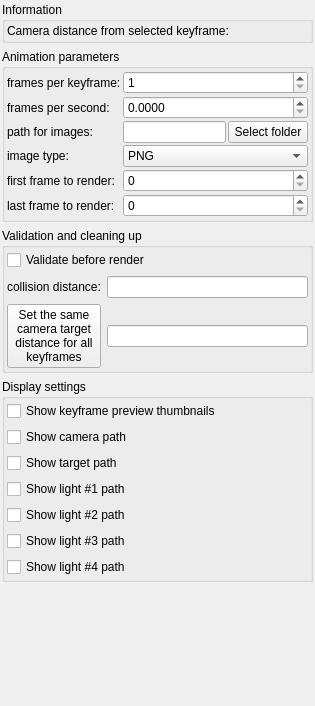
           <widget class="QWidget" name="scrollAreaWidgetContents_keyframeAnimationParameters">
            <property name="geometry">
             <rect>
              <x>0</x>
              <y>0</y>
              <width>315</width>
              <height>706</height>
             </rect>
            </property>
            <layout class="QVBoxLayout" name="verticalLayout_92">
             <property name="leftMargin">
              <number>2</number>
             </property>
             <property name="topMargin">
              <number>2</number>
             </property>
             <property name="rightMargin">
              <number>2</number>
             </property>
             <property name="bottomMargin">
              <number>2</number>
             </property>
             <item>
              <widget class="QGroupBox" name="groupBox_4">
               <property name="title">
                <string>Information</string>
               </property>
               <layout class="QVBoxLayout" name="verticalLayout_4">
                <property name="leftMargin">
                 <number>2</number>
                </property>
                <property name="topMargin">
                 <number>2</number>
                </property>
                <property name="rightMargin">
                 <number>2</number>
                </property>
                <property name="bottomMargin">
                 <number>2</number>
                </property>
                <item>
                 <widget class="QLabel" name="label_camera_distance_from_keyframe">
                  <property name="text">
                   <string>Camera distance from selected keyframe: </string>
                  </property>
                  <property name="wordWrap">
                   <bool>true</bool>
                  </property>
                 </widget>
                </item>
               </layout>
              </widget>
             </item>
             <item>
              <widget class="QGroupBox" name="groupBox">
               <property name="title">
                <string>Animation parameters</string>
               </property>
               <layout class="QVBoxLayout" name="verticalLayout">
                <property name="leftMargin">
                 <number>2</number>
                </property>
                <property name="topMargin">
                 <number>2</number>
                </property>
                <property name="rightMargin">
                 <number>2</number>
                </property>
                <property name="bottomMargin">
                 <number>2</number>
                </property>
                <item>
                 <layout class="QGridLayout" name="gridLayout_52">
                  <property name="spacing">
                   <number>2</number>
                  </property>
                  <item row="0" column="0">
                   <widget class="QLabel" name="label_219">
                    <property name="text">
                     <string>frames per keyframe:</string>
                    </property>
                   </widget>
                  </item>
                  <item row="2" column="0">
                   <widget class="QLabel" name="label_177">
                    <property name="text">
                     <string>path for images:</string>
                    </property>
                   </widget>
                  </item>
                  <item row="3" column="0">
                   <widget class="QLabel" name="label_150">
                    <property name="text">
                     <string>image type:</string>
                    </property>
                   </widget>
                  </item>
                  <item row="3" column="1" colspan="2">
                   <widget class="MyComboBox" name="comboBox_keyframe_animation_image_type">
                    <property name="sizePolicy">
                     <sizepolicy hsizetype="Preferred" vsizetype="Maximum">
                      <horstretch>0</horstretch>
                      <verstretch>0</verstretch>
                     </sizepolicy>
                    </property>
                    <property name="toolTip">
                     <string>&lt;html&gt;&lt;head/&gt;&lt;body&gt;&lt;p&gt;Selection for image format for animation frames.&lt;/p&gt;&lt;p&gt;For more image format settings go to to &lt;span style=&quot; font-style:italic;&quot;&gt;File/Program Preferences&lt;/span&gt;&lt;/p&gt;&lt;/body&gt;&lt;/html&gt;</string>
                    </property>
                    <item>
                     <property name="text">
                      <string>PNG</string>
                     </property>
                    </item>
                    <item>
                     <property name="text">
                      <string>JPG</string>
                     </property>
                    </item>
                    <item>
                     <property name="text">
                      <string>EXR</string>
                     </property>
                    </item>
                    <item>
                     <property name="text">
                      <string>TIFF</string>
                     </property>
                    </item>
                   </widget>
                  </item>
                  <item row="2" column="1">
                   <widget class="MyLineEdit" name="text_anim_keyframe_dir">
                    <property name="sizePolicy">
                     <sizepolicy hsizetype="Expanding" vsizetype="Maximum">
                      <horstretch>0</horstretch>
                      <verstretch>0</verstretch>
                     </sizepolicy>
                    </property>
                    <property name="toolTip">
                     <string>&lt;html&gt;&lt;head/&gt;&lt;body&gt;&lt;p&gt;Path to stored rendered animation frames.&lt;/p&gt;&lt;/body&gt;&lt;/html&gt;</string>
                    </property>
                   </widget>
                  </item>
                  <item row="2" column="2">
                   <widget class="QPushButton" name="button_selectAnimKeyframeImageDir">
                    <property name="sizePolicy">
                     <sizepolicy hsizetype="Minimum" vsizetype="Maximum">
                      <horstretch>0</horstretch>
                      <verstretch>0</verstretch>
                     </sizepolicy>
                    </property>
                    <property name="text">
                     <string>Select folder</string>
                    </property>
                   </widget>
                  </item>
                  <item row="4" column="0">
                   <widget class="QLabel" name="label_213">
                    <property name="text">
                     <string>first frame to render:</string>
                    </property>
                   </widget>
                  </item>
                  <item row="5" column="0">
                   <widget class="QLabel" name="label_217">
                    <property name="text">
                     <string>last frame to render:</string>
                    </property>
                   </widget>
                  </item>
                  <item row="1" column="0">
                   <widget class="QLabel" name="label_222">
                    <property name="text">
                     <string>frames per second:</string>
                    </property>
                   </widget>
                  </item>
                  <item row="1" column="1" colspan="2">
                   <widget class="MyDoubleSpinBox" name="spinbox_keyframe_frames_per_second">
                    <property name="sizePolicy">
                     <sizepolicy hsizetype="Minimum" vsizetype="Maximum">
                      <horstretch>0</horstretch>
                      <verstretch>0</verstretch>
                     </sizepolicy>
                    </property>
                    <property name="prefix">
                     <string/>
                    </property>
                    <property name="suffix">
                     <string/>
                    </property>
                    <property name="decimals">
                     <number>4</number>
                    </property>
                    <property name="maximum">
                     <double>18000.000000000000000</double>
                    </property>
                    <property name="singleStep">
                     <double>0.100000000000000</double>
                    </property>
                   </widget>
                  </item>
                  <item row="0" column="1" colspan="2">
                   <widget class="MySpinBox" name="spinboxInt_frames_per_keyframe">
                    <property name="sizePolicy">
                     <sizepolicy hsizetype="Minimum" vsizetype="Maximum">
                      <horstretch>0</horstretch>
                      <verstretch>0</verstretch>
                     </sizepolicy>
                    </property>
                    <property name="toolTip">
                     <string>&lt;html&gt;&lt;head/&gt;&lt;body&gt;&lt;p&gt;It sets how many frames will be interpolated for each keyframe. &lt;/p&gt;&lt;p&gt;Total number of animation frames is 'number of keyframes' multiplied by 'frames per keyframe' &lt;/p&gt;&lt;/body&gt;&lt;/html&gt;</string>
                    </property>
                    <property name="minimum">
                     <number>1</number>
                    </property>
                    <property name="maximum">
                     <number>10000</number>
                    </property>
                   </widget>
                  </item>
                  <item row="4" column="1" colspan="2">
                   <widget class="MySpinBox" name="spinboxInt_keyframe_first_to_render">
                    <property name="sizePolicy">
                     <sizepolicy hsizetype="Minimum" vsizetype="Maximum">
                      <horstretch>0</horstretch>
                      <verstretch>0</verstretch>
                     </sizepolicy>
                    </property>
                    <property name="toolTip">
                     <string>&lt;html&gt;&lt;head/&gt;&lt;body&gt;&lt;p&gt;Limits range of frames to render&lt;/p&gt;&lt;/body&gt;&lt;/html&gt;</string>
                    </property>
                    <property name="minimum">
                     <number>0</number>
                    </property>
                    <property name="maximum">
                     <number>99999</number>
                    </property>
                    <property name="singleStep">
                     <number>1</number>
                    </property>
                    <property name="value">
                     <number>0</number>
                    </property>
                   </widget>
                  </item>
                  <item row="5" column="1" colspan="2">
                   <widget class="MySpinBox" name="spinboxInt_keyframe_last_to_render">
                    <property name="sizePolicy">
                     <sizepolicy hsizetype="Minimum" vsizetype="Maximum">
                      <horstretch>0</horstretch>
                      <verstretch>0</verstretch>
                     </sizepolicy>
                    </property>
                    <property name="toolTip">
                     <string>&lt;html&gt;&lt;head/&gt;&lt;body&gt;&lt;p&gt;Limits range of frames to render&lt;/p&gt;&lt;/body&gt;&lt;/html&gt;</string>
                    </property>
                    <property name="minimum">
                     <number>0</number>
                    </property>
                    <property name="maximum">
                     <number>99999</number>
                    </property>
                    <property name="singleStep">
                     <number>1</number>
                    </property>
                   </widget>
                  </item>
                 </layout>
                </item>
               </layout>
              </widget>
             </item>
             <item>
              <widget class="QGroupBox" name="groupBox_2">
               <property name="title">
                <string>Validation and cleaning up</string>
               </property>
               <layout class="QVBoxLayout" name="verticalLayout_2">
                <property name="leftMargin">
                 <number>2</number>
                </property>
                <property name="topMargin">
                 <number>2</number>
                </property>
                <property name="rightMargin">
                 <number>2</number>
                </property>
                <property name="bottomMargin">
                 <number>2</number>
                </property>
                <item>
                 <widget class="MyCheckBox" name="checkBox_keyframe_auto_validate">
                  <property name="sizePolicy">
                   <sizepolicy hsizetype="Minimum" vsizetype="Maximum">
                    <horstretch>0</horstretch>
                    <verstretch>0</verstretch>
                   </sizepolicy>
                  </property>
                  <property name="toolTip">
                   <string>&lt;html&gt;&lt;head/&gt;&lt;body&gt;&lt;p&gt;Enable checking for collisions before starting rendering of animation.&lt;/p&gt;&lt;/body&gt;&lt;/html&gt;</string>
                  </property>
                  <property name="text">
                   <string>Validate before render</string>
                  </property>
                 </widget>
                </item>
                <item>
                 <layout class="QGridLayout" name="gridLayout">
                  <item row="0" column="1">
                   <widget class="MyLineEdit" name="logedit_keyframe_collision_thresh">
                    <property name="sizePolicy">
                     <sizepolicy hsizetype="Expanding" vsizetype="Maximum">
                      <horstretch>0</horstretch>
                      <verstretch>0</verstretch>
                     </sizepolicy>
                    </property>
                    <property name="toolTip">
                     <string>&lt;html&gt;&lt;head/&gt;&lt;body&gt;&lt;p&gt;Minimum distance between camera and fractal which is allowed during &lt;span style=&quot; font-style:italic;&quot;&gt;Validate&lt;/span&gt; function (collision detection)&lt;/p&gt;&lt;/body&gt;&lt;/html&gt;</string>
                    </property>
                   </widget>
                  </item>
                  <item row="0" column="0">
                   <widget class="QLabel" name="label_221">
                    <property name="text">
                     <string>collision distance:</string>
                    </property>
                   </widget>
                  </item>
                  <item row="1" column="0">
                   <widget class="QPushButton" name="pushButton_set_constant_target_distance">
                    <property name="sizePolicy">
                     <sizepolicy hsizetype="Minimum" vsizetype="Maximum">
                      <horstretch>0</horstretch>
                      <verstretch>0</verstretch>
                     </sizepolicy>
                    </property>
                    <property name="toolTip">
                     <string>&lt;html&gt;&lt;head/&gt;&lt;body&gt;&lt;p&gt;Sets the same distance between camera target and camera for all keyframes. It doesn't modify camera position and rotation, so it doesn't modify camera movement path. It makes camera rotation smooth through entire animation.&lt;/p&gt;&lt;/body&gt;&lt;/html&gt;</string>
                    </property>
                    <property name="text">
                     <string>Set the same
camera target
distance for all
keyframes</string>
                    </property>
                   </widget>
                  </item>
                  <item row="1" column="1">
                   <widget class="MyLineEdit" name="logedit_keyframe_constant_target_distance">
                    <property name="sizePolicy">
                     <sizepolicy hsizetype="Expanding" vsizetype="Maximum">
                      <horstretch>0</horstretch>
                      <verstretch>0</verstretch>
                     </sizepolicy>
                    </property>
                    <property name="toolTip">
                     <string>&lt;html&gt;&lt;head/&gt;&lt;body&gt;&lt;p&gt;Sets the same distance between camera target and camera for all keyframes. It doesn't modify camera position and rotation, so it doesn't modify camera movement path. It makes camera rotation smooth through entire animation.&lt;/p&gt;&lt;/body&gt;&lt;/html&gt;</string>
                    </property>
                   </widget>
                  </item>
                 </layout>
                </item>
               </layout>
              </widget>
             </item>
             <item>
              <widget class="QGroupBox" name="groupBox_3">
               <property name="title">
                <string>Display settings</string>
               </property>
               <layout class="QVBoxLayout" name="verticalLayout_3">
                <property name="leftMargin">
                 <number>2</number>
                </property>
                <property name="topMargin">
                 <number>2</number>
                </property>
                <property name="rightMargin">
                 <number>2</number>
                </property>
                <property name="bottomMargin">
                 <number>2</number>
                </property>
                <item>
                 <widget class="MyCheckBox" name="checkBox_show_keyframe_thumbnails">
                  <property name="sizePolicy">
                   <sizepolicy hsizetype="Minimum" vsizetype="Maximum">
                    <horstretch>0</horstretch>
                    <verstretch>0</verstretch>
                   </sizepolicy>
                  </property>
                  <property name="toolTip">
                   <string>&lt;html&gt;&lt;head/&gt;&lt;body&gt;&lt;p&gt;Enables rendering of keyframe previews in the animation table.&lt;/p&gt;&lt;/body&gt;&lt;/html&gt;</string>
                  </property>
                  <property name="text">
                   <string>Show keyframe preview thumbnails</string>
                  </property>
                 </widget>
                </item>
                <item>
                 <widget class="MyCheckBox" name="checkBox_show_camera_path">
                  <property name="sizePolicy">
                   <sizepolicy hsizetype="Minimum" vsizetype="Maximum">
                    <horstretch>0</horstretch>
                    <verstretch>0</verstretch>
                   </sizepolicy>
                  </property>
                  <property name="text">
                   <string>Show camera path</string>
                  </property>
                 </widget>
                </item>
                <item>
                 <widget class="MyCheckBox" name="checkBox_show_target_path">
                  <property name="sizePolicy">
                   <sizepolicy hsizetype="Minimum" vsizetype="Maximum">
                    <horstretch>0</horstretch>
                    <verstretch>0</verstretch>
                   </sizepolicy>
                  </property>
                  <property name="text">
                   <string>Show target path</string>
                  </property>
                 </widget>
                </item>
                <item>
                 <widget class="MyCheckBox" name="checkBox_show_light_path_1">
                  <property name="sizePolicy">
                   <sizepolicy hsizetype="Minimum" vsizetype="Maximum">
                    <horstretch>0</horstretch>
                    <verstretch>0</verstretch>
                   </sizepolicy>
                  </property>
                  <property name="text">
                   <string>Show light #1 path</string>
                  </property>
                 </widget>
                </item>
                <item>
                 <widget class="MyCheckBox" name="checkBox_show_light_path_2">
                  <property name="sizePolicy">
                   <sizepolicy hsizetype="Minimum" vsizetype="Maximum">
                    <horstretch>0</horstretch>
                    <verstretch>0</verstretch>
                   </sizepolicy>
                  </property>
                  <property name="text">
                   <string>Show light #2 path</string>
                  </property>
                 </widget>
                </item>
                <item>
                 <widget class="MyCheckBox" name="checkBox_show_light_path_3">
                  <property name="sizePolicy">
                   <sizepolicy hsizetype="Minimum" vsizetype="Maximum">
                    <horstretch>0</horstretch>
                    <verstretch>0</verstretch>
                   </sizepolicy>
                  </property>
                  <property name="text">
                   <string>Show light #3 path</string>
                  </property>
                 </widget>
                </item>
                <item>
                 <widget class="MyCheckBox" name="checkBox_show_light_path_4">
                  <property name="sizePolicy">
                   <sizepolicy hsizetype="Minimum" vsizetype="Maximum">
                    <horstretch>0</horstretch>
                    <verstretch>0</verstretch>
                   </sizepolicy>
                  </property>
                  <property name="text">
                   <string>Show light #4 path</string>
                  </property>
                 </widget>
                </item>
               </layout>
              </widget>
             </item>
             <item>
              <spacer name="verticalSpacer_13">
               <property name="orientation">
                <enum>Qt::Vertical</enum>
               </property>
               <property name="sizeHint" stdset="0">
                <size>
                 <width>20</width>
                 <height>40</height>
                </size>
               </property>
              </spacer>
             </item>
            </layout>
           </widget>
